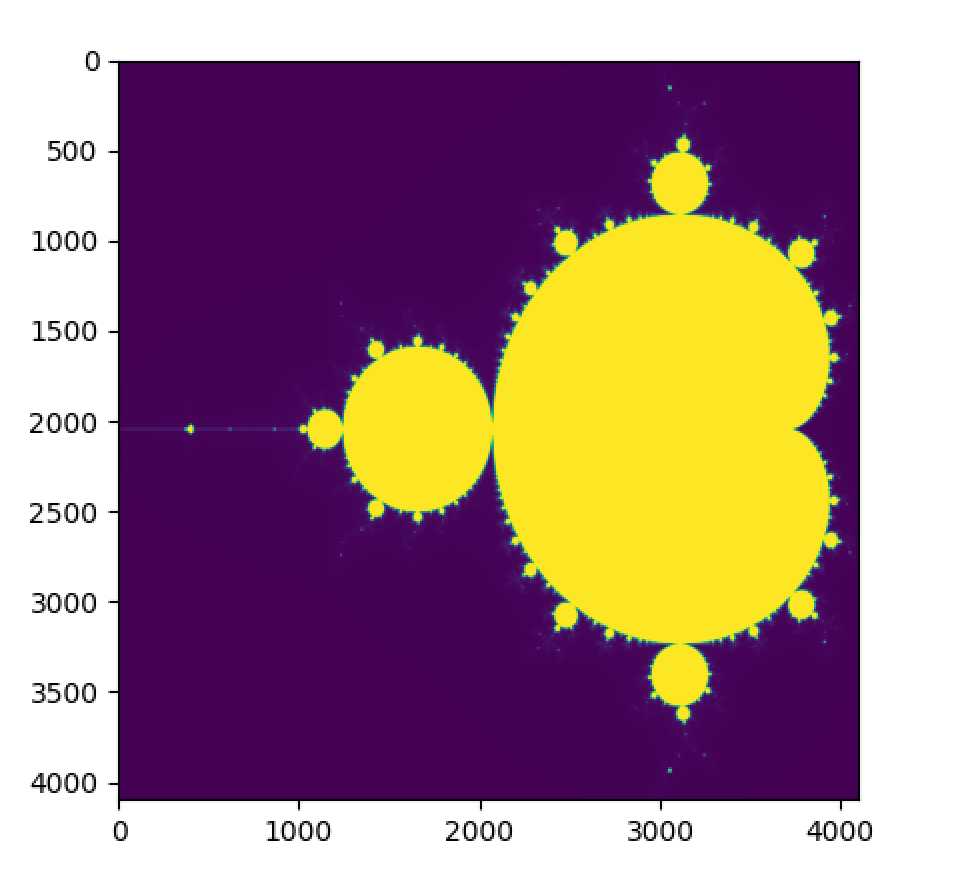

The script that drew this image:
from python import numpy as np
# from python import matplotlib.pyplot as plt
from python import matplotlib
matplotlib.use('TkAgg')
from python import matplotlib.pyplot as plt

import gpu

MAX    = 1000  # maximum Mandelbrot iterations
N      = 4096  # width and height of image
pixels = [0 for _ in range(N * N)]

def scale(x, a, b):
    return a + (x/N)*(b - a)

@gpu.kernel
def mandelbrot(pixels):
    idx = (gpu.block.x * gpu.block.dim.x) + gpu.thread.x
    i, j = divmod(idx, N)
    c = complex(scale(j, -2.00, 0.47), scale(i, -1.12, 1.12))
    z = 0j
    iteration = 0

    while abs(z) <= 2 and iteration < MAX:
        z = z**2 + c
        iteration += 1

    pixels[idx] = int(255 * iteration/MAX)

mandelbrot(pixels, grid=(N*N)//1024, block=1024)
plt.imshow(np.array(pixels).reshape(N, N))
plt.show()
